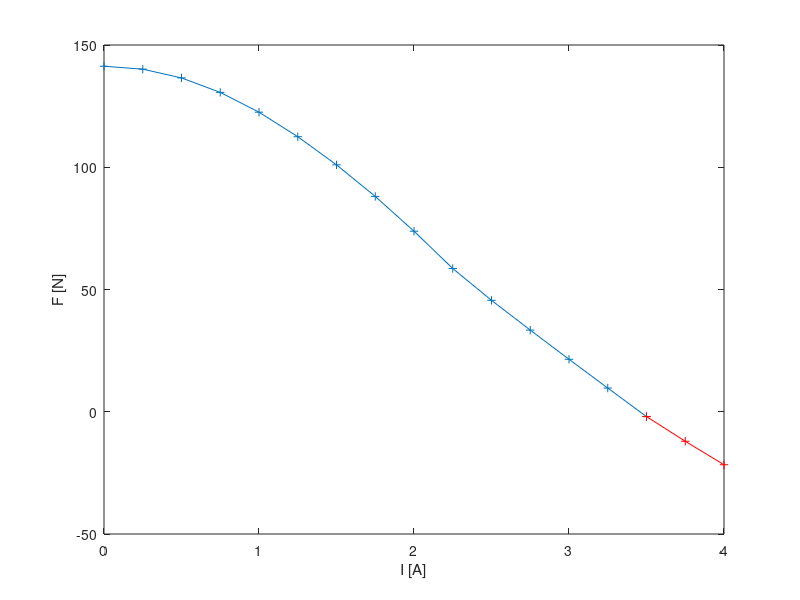

The MATLAB source for this figure: (Note: this script raises an error after producing the figure.)
%% Tratamento de dados do mancal otimziado
% rafael Corsi

% load otimziado dx
load ativo_otimizado_I_dx_03;

i = find(ativo_otimizado_I_dx_03.f <= 0);
plot(ativo_otimizado_I_dx_03.i(1:i), ativo_otimizado_I_dx_03.f(1:i),'Marker','+');
hold on
plot(ativo_otimizado_I_dx_03.i(i:end), ativo_otimizado_I_dx_03.f(i:end),'r','Marker','+');
hold off
ylabel('F [N]');
xlabel('I [A]');

belezura
export_pdf('Eletromagnetica/Resultados/ativo_otimizado_fem_I_dx03',1);


%% 
load ativo_otimizado_I_dx_00;

figure
plot(ativo_otimizado_I_dx_00.i, ativo_otimizado_I_dx_00.fx,'Marker','+');

ylabel('F [N]');
xlabel('I [A]');

belezura
export_pdf('Eletromagnetica/Resultados/ativo_otimizado_fem_I_dx00',1);

